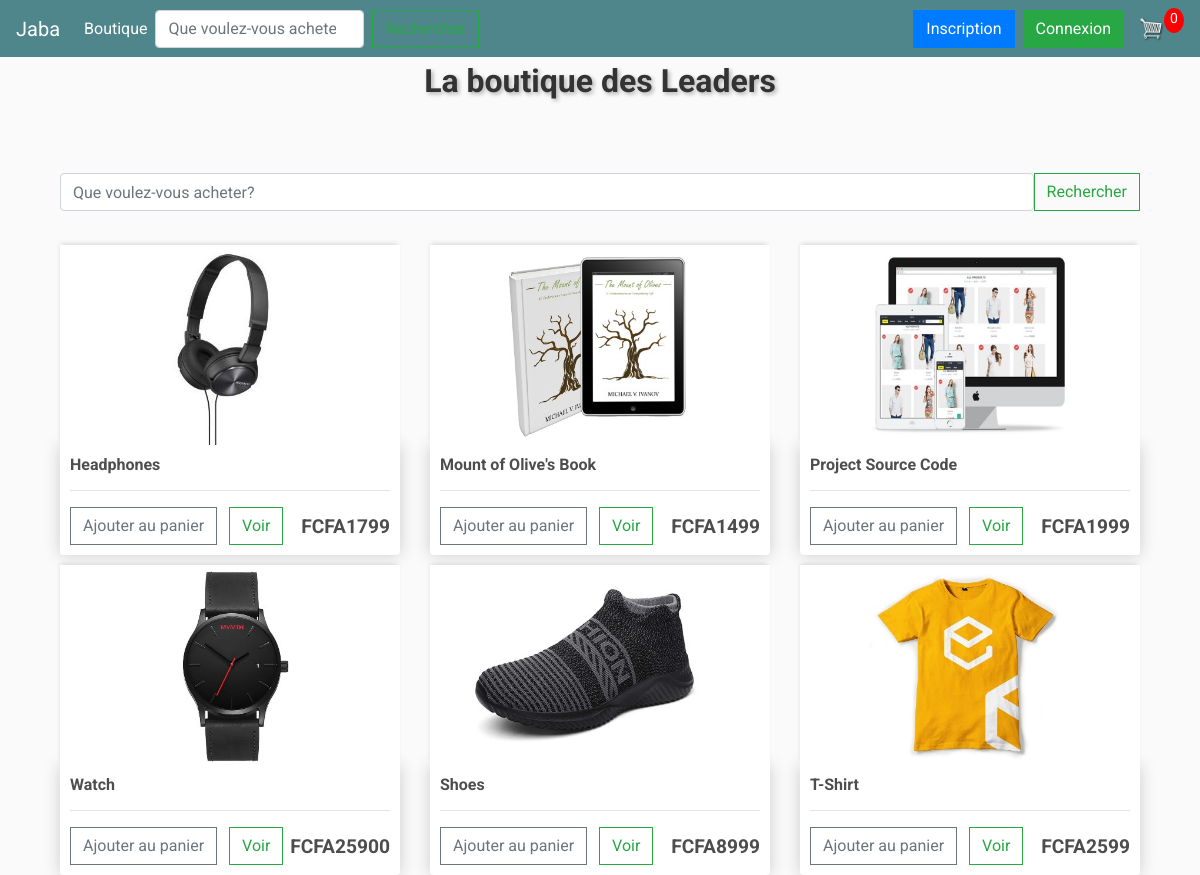
The app's page /, older data.
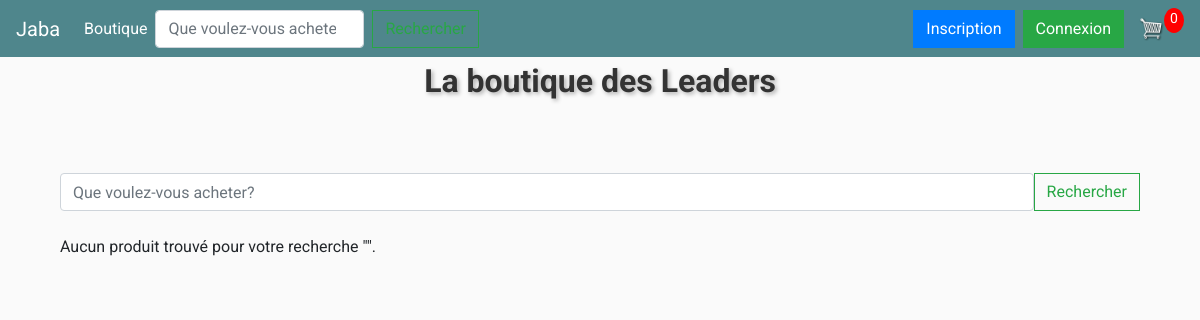
The same page, newer data.
### store/models.py (models this page shows, shortened)
class Product(models.Model):
    name = models.CharField(max_length=200)
    price = models.IntegerField()
    digital = models.BooleanField(default=False, null=True, blank=True)
    image = models.ImageField(null=True, blank=True)
    @property
    def imageURL(self):
        try:
            url = self.image.url
        except:
            url = ''
        return url

### store/views.py (the view)
# urls.py: path('', include('store.urls')),
def store(request):
    data = cartData(request)
    cartItems = data['cartItems']
    products = Product.objects.all()
    context = {'products': products, 'cartItems': cartItems}
    return render(request, 'store/store.html', context)

### store/utils.py (called while the page is built, shortened)
def cookieCart(request):
	try:
		cart = json.loads(request.COOKIES['cart'])
	except:
		cart = {}
		print('CART:', cart)
	items = []
	order = {'get_cart_total':0, 'get_cart_items':0, 'shipping':False}
	cartItems = order['get_cart_items']
	return {'cartItems':cartItems ,'order':order, 'items':items}

def cartData(request):
	if request.user.is_authenticated:
		customer = request.user.customer
		order, created = Order.objects.get_or_create(customer=customer, complete=False)
		items = order.orderitem_set.all()
		cartItems = order.get_cart_items
	else:
		cookieData = cookieCart(request)
		cartItems = cookieData['cartItems']
		order = cookieData['order']
		items = cookieData['items']
	return {'cartItems':cartItems ,'order':order, 'items':items}

### store/templates/store/store.html
{% extends 'store/main.html' %}
{% load static %}
{% block content %}
<div class="container mt-4">
    <div class="row">
        <div class="col-12">
            <form class="d-flex mb-4" role="search" method="get" action="{% url 'store' %}">
                <input class="form-control me-2" type="search" placeholder="Que voulez-vous acheter?" aria-label="Search" name="q" value="{{ search_query|default:'' }}">
                <button class="btn btn-outline-success" type="submit">Rechercher</button>
            </form>
        </div>
    </div>
    {% if products %}
    <div class="row">
        {% for product in products %}
        <div class="col-lg-4">
            <img class="thumbnail" src="{{ product.imageURL }}">
            <div class="box-element product">
                <h6><strong>{{ product.name }}</strong></h6>
                <hr>
                <div class="d-flex justify-content-between align-items-center">
                    <div>
                        <button data-product="{{ product.id }}" data-action="add" class="btn btn-outline-secondary add-btn update-cart">Ajouter au panier</button>
                        <a class="btn btn-outline-success ml-2" href="#">Voir</a>
                    </div>
                    <h4 class="mb-0" style="font-size: 1.2rem;"><strong>FCFA{{ product.price }}</strong></h4>
                </div>
            </div>
        </div>
        {% endfor %}
    </div>
    {% else %}
    <div class="row">
        <div class="col-12">
            <p>Aucun produit trouvé pour votre recherche "{{ search_query }}".</p>
        </div>
    </div>
    {% endif %}
</div>
{% endblock content %}

Row changes from the older to the newer data that the page shows:
removed Product: imageURL (picture), name "Headphones", price "1799"
removed Product: imageURL (picture), name "Mount of Olive's Book", price "1499"
removed Product: imageURL (picture), name "Project Source Code", price "1999"
removed Product: imageURL (picture), name "Watch", price "25900"
removed Product: imageURL (picture), name "Shoes", price "8999"
removed Product: imageURL (picture), name "T-Shirt", price "2599"
Text that changed along with them:
text now shown: "Aucun produit trouvé pour votre recherche \" \"."
